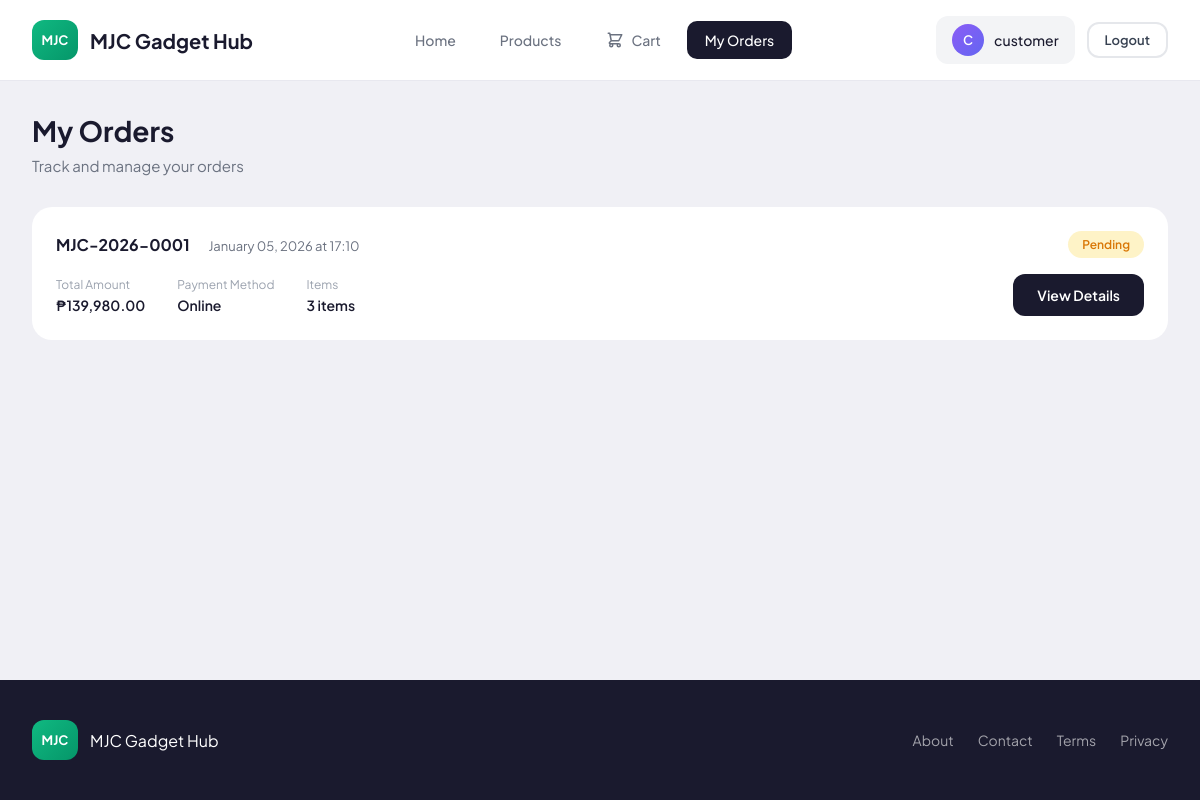
Screenshot of /orders (signed in) with the database file from the repository.
### app/models.py (models this page shows, shortened)
class User(UserMixin, db.Model):
    __tablename__ = 'user'
    id = db.Column(db.Integer, primary_key=True)
    email = db.Column(db.String(120), unique=True, nullable=False, index=True)
    username = db.Column(db.String(80), unique=True, nullable=False, index=True)
    password_hash = db.Column(db.String(256), nullable=False)
    is_admin = db.Column(db.Boolean, default=False, nullable=False)
    is_active_account = db.Column(db.Boolean, default=True, nullable=False)
    created_at = db.Column(db.DateTime, default=datetime.utcnow, nullable=False)
    orders = db.relationship('Order', backref='customer', lazy='dynamic', cascade='all, delete-orphan')

class Order(db.Model):
    __tablename__ = 'order'
    id = db.Column(db.Integer, primary_key=True)
    user_id = db.Column(db.Integer, db.ForeignKey('user.id', ondelete='CASCADE'), nullable=False, index=True)
    status = db.Column(db.String(20), default='Pending', nullable=False, index=True)
    decline_reason = db.Column(db.Text)
    payment_method = db.Column(db.String(50), nullable=False)
    payment_proof = db.Column(db.String(255))
    total_amount = db.Column(db.Float, default=0, nullable=False)
    shipping_address = db.Column(db.Text, nullable=False)
    created_at = db.Column(db.DateTime, default=datetime.utcnow, nullable=False, index=True)
    updated_at = db.Column(db.DateTime, default=datetime.utcnow, onupdate=datetime.utcnow, nullable=False)
    items = db.relationship('OrderItem', backref='order', lazy='dynamic', cascade='all, delete-orphan')

### app/routes/customer.py (the view)
@bp.route('/orders')
@login_required
def orders():
    orders = Order.query.filter_by(user_id=current_user.id).order_by(Order.created_at.desc()).all()
    return render_template('customer/orders.html', orders=orders)

### app/models.py (called while the page is built)
@login_manager.user_loader
def load_user(id):
    return User.query.get(int(id))

### app/templates/customer/orders.html (shortened to what this page needs)
{% extends "customer/base.html" %}
{% block content %}
<div class="page-header">
    <h1 class="page-title">My Orders</h1>
    <p class="page-subtitle">Track and manage your orders</p>
</div>
{% if orders %}
<div class="orders-list">
    {% for order in orders %}
    <div class="order-card">
        <div class="order-header">
            <div>
                <span class="order-id">MJC-{{ order.created_at.strftime('%Y') }}-{{ '%04d'|format(order.id) }}</span>
                <span class="order-date" style="margin-left:16px;">{{ order.created_at.strftime('%B %d, %Y at %H:%M') }}</span>
            </div>
            <span class="status-badge {{ order.status|lower }}">{{ order.status }}</span>
        </div>
        <div class="order-body">
            <div class="order-info">
                <div class="order-info-item">
                    <span class="order-info-label">Total Amount</span>
                    <span class="order-info-value">₱{{ "{:,.2f}".format(order.total_amount) }}</span>
                </div>
                <div class="order-info-item">
                    <span class="order-info-label">Payment Method</span>
                    <span class="order-info-value">{{ order.payment_method }}</span>
                </div>
                <div class="order-info-item">
                    <span class="order-info-label">Items</span>
                    <span class="order-info-value">{{ order.items.count() }} item{% if order.items.count() != 1 %}s{% endif %}</span>
                </div>
            </div>
            <div class="order-actions">
                <a href="{{ url_for('customer.order_detail', id=order.id) }}" class="btn btn-primary">View Details</a>
            </div>
        </div>
    </div>
    {% endfor %}
</div>
{% endif %}
{% endblock %}

### app/templates/customer/base.html (shortened to what this page needs)
<!DOCTYPE html>
<html lang="en">
<head>
    <link rel="stylesheet" href="{{ url_for('static', filename='css/customer.css') }}">
</head>
<body>
    <div class="store-container">
        <nav class="navbar">
            <a href="{{ url_for('customer.home') }}" class="nav-brand">
                <div class="brand-icon">MJC</div>
                <span class="brand-text">MJC Gadget Hub</span>
            </a>
            <div class="nav-links">
                <a href="{{ url_for('customer.home') }}" class="nav-link {% if request.endpoint == 'customer.home' %}active{% endif %}">Home</a>
                <a href="{{ url_for('customer.products') }}" class="nav-link {% if request.endpoint == 'customer.products' %}active{% endif %}">Products</a>
                {% if current_user.is_authenticated %}
                <a href="{{ url_for('customer.cart') }}" class="nav-link cart-link {% if request.endpoint == 'customer.cart' %}active{% endif %}">
                    Cart
                </a>
                <a href="{{ url_for('customer.orders') }}" class="nav-link {% if request.endpoint == 'customer.orders' %}active{% endif %}">My Orders</a>
                {% endif %}
            </div>
            <div class="nav-actions">
                {% if current_user.is_authenticated %}
                <div class="user-menu">
                    <div class="user-avatar-small">{{ current_user.username[0]|upper }}</div>
                    <span class="user-name">{{ current_user.username }}</span>
                </div>
                <a href="{{ url_for('auth.logout') }}" class="btn btn-outline" style="padding:8px 16px;font-size:13px;">Logout</a>
                {% else %}
                <a href="{{ url_for('auth.login') }}" class="btn btn-secondary" style="padding:10px 20px;">Login</a>
                <a href="{{ url_for('auth.register') }}" class="btn btn-primary" style="padding:10px 20px;">Sign Up</a>
                {% endif %}
            </div>
        </nav>
        <main class="main-content">
            {% block content %}{% endblock %}
        </main>
        <footer class="footer">
            <div class="footer-content">
                <div class="footer-brand">
                    <div class="brand-icon">MJC</div>
                    <span>MJC Gadget Hub</span>
                </div>
                <div class="footer-links">
                    <a href="#" class="footer-link">About</a>
                    <a href="#" class="footer-link">Contact</a>
                    <a href="#" class="footer-link">Terms</a>
                    <a href="#" class="footer-link">Privacy</a>
                </div>
            </div>
        </footer>
    </div>
</body>
</html>

### app/static/css/customer.css (style rules this page uses)
* { margin: 0; padding: 0; box-sizing: border-box; }
body { font-family: 'Plus Jakarta Sans', sans-serif; background-color: #f0f0f5; color: #1a1a2e; min-height: 100vh; }
a { text-decoration: none; color: inherit; }
.store-container { min-height: 100vh; display: flex; flex-direction: column; }
.navbar { background: #fff; padding: 16px 32px; display: flex; align-items: center; justify-content: space-between; border-bottom: 1px solid #e8e8ef; position: sticky; top: 0; z-index: 100; }
.nav-brand { display: flex; align-items: center; gap: 12px; }
.brand-icon { width: 46px; height: 40px; background: linear-gradient(135deg, #10b981 0%, #059669 100%); border-radius: 12px; display: flex; align-items: center; justify-content: center; color: white; font-weight: 700; font-size: 13px; }
.brand-text { font-weight: 700; font-size: 20px; color: #1a1a2e; }
.nav-links { display: flex; align-items: center; gap: 8px; }
.nav-link { padding: 10px 18px; border-radius: 10px; font-weight: 500; font-size: 14px; color: #6b7280; transition: all 0.2s; }
.nav-link.active { background: #1a1a2e; color: #fff; }
.nav-link.cart-link { display: flex; align-items: center; gap: 8px; }
.nav-actions { display: flex; align-items: center; gap: 12px; }
.user-menu { display: flex; align-items: center; gap: 10px; padding: 8px 16px; background: #f3f4f6; border-radius: 12px; }
.user-avatar-small { width: 32px; height: 32px; border-radius: 50%; background: linear-gradient(135deg, #8b5cf6 0%, #6366f1 100%); display: flex; align-items: center; justify-content: center; color: white; font-weight: 600; font-size: 13px; }
.user-name { font-weight: 500; font-size: 14px; color: #1a1a2e; }
.main-content { flex: 1; padding: 32px; max-width: 1400px; margin: 0 auto; width: 100%; }
.page-header { margin-bottom: 32px; }
.page-title { font-size: 28px; font-weight: 700; color: #1a1a2e; margin-bottom: 8px; }
.page-subtitle { font-size: 15px; color: #6b7280; }
.orders-list { display: flex; flex-direction: column; gap: 16px; }
.order-card { background: #fff; border-radius: 20px; padding: 24px; transition: box-shadow 0.2s; }
.order-header { display: flex; justify-content: space-between; align-items: center; margin-bottom: 16px; }
.order-id { font-weight: 700; font-size: 16px; color: #1a1a2e; }
.order-date { font-size: 13px; color: #6b7280; }
.order-body { display: flex; justify-content: space-between; align-items: center; }
.order-info { display: flex; gap: 32px; }
.order-info-item { display: flex; flex-direction: column; gap: 4px; }
.order-info-label { font-size: 12px; color: #9ca3af; }
.order-info-value { font-size: 14px; font-weight: 600; color: #1a1a2e; }
.order-actions { display: flex; gap: 12px; }
.status-badge { display: inline-flex; padding: 6px 14px; border-radius: 20px; font-size: 12px; font-weight: 600; }
.status-badge.pending { background: #fef3c7; color: #d97706; }
.btn { display: inline-flex; align-items: center; justify-content: center; gap: 8px; padding: 12px 24px; border-radius: 12px; font-size: 14px; font-weight: 600; font-family: inherit; cursor: pointer; border: none; transition: all 0.2s; }
.btn-primary { background: #1a1a2e; color: white; }
.btn-outline { background: transparent; border: 2px solid #e5e7eb; color: #374151; }
.footer { background: #1a1a2e; color: rgba(255,255,255,0.7); padding: 40px 32px; margin-top: auto; }
.footer-content { max-width: 1400px; margin: 0 auto; display: flex; justify-content: space-between; align-items: center; }
.footer-brand { display: flex; align-items: center; gap: 12px; color: white; }
.footer-links { display: flex; gap: 24px; }
.footer-link { font-size: 14px; color: rgba(255,255,255,0.6); transition: color 0.2s; }

### rows the page displays
User: username "C", username "customer"
Order: created_at "2026", id "0001", created_at "January 05, 2026 at 17:10", status "Pending", total_amount "139,980.00", payment_method "Online", items.count "3"
